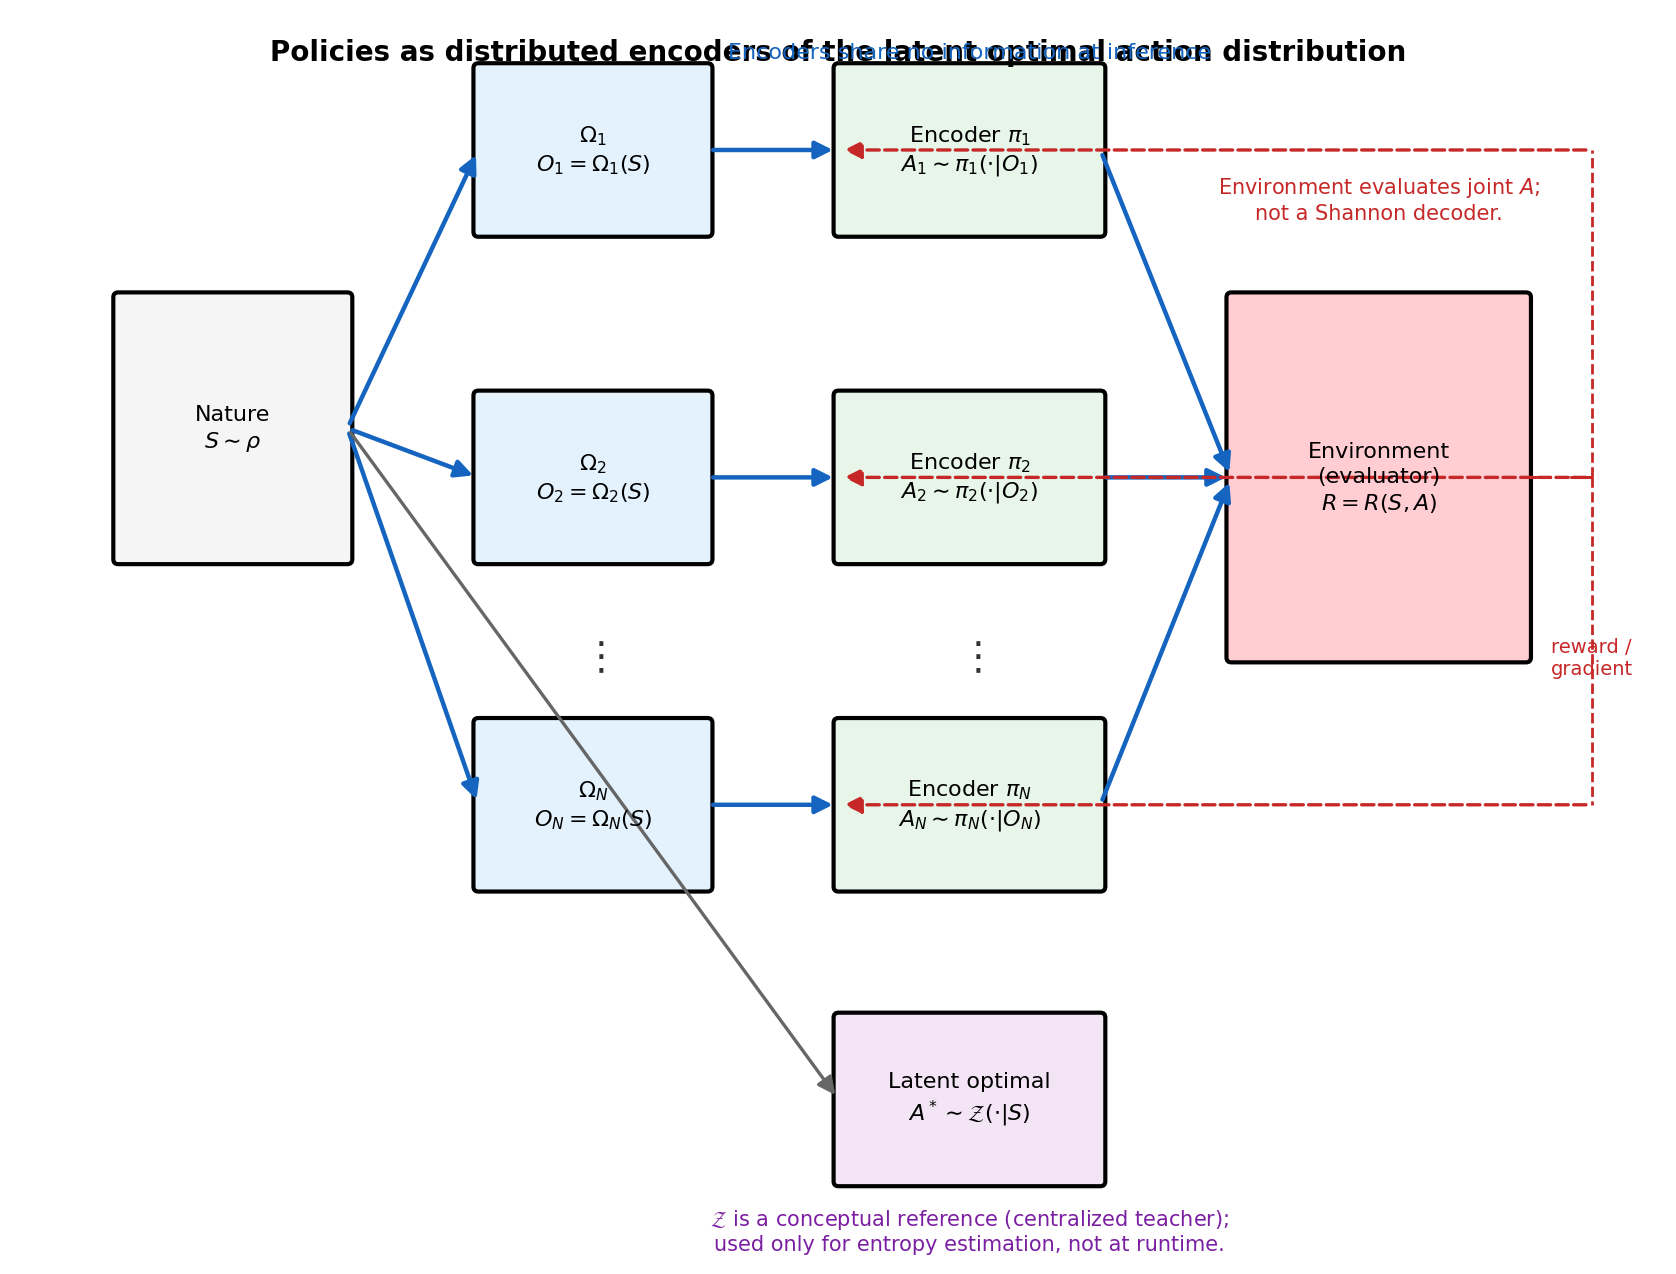

Write Python code to recreate this figure.
"""fig2_policy_encoder_pipeline.py

Block diagram: random-variable flow through the multi-agent system.
Highlights that the environment is an evaluator, not a Shannon decoder.
"""

import sys
sys.path.insert(0, "/Users/rwalters/GitHub/sphere/docs/templates")

from patent_figures import PatentFigure

fig = PatentFigure(
    "Policies as distributed encoders of the latent optimal action distribution",
    width=11, height=6.5, palette="color",
)

# State / nature
state = fig.block(6, 42, 14, 16,
                  "Nature\n" r"$S \sim \rho$",
                  fill="neutral")

# Observation functions (split into per-agent slices)
obs1 = fig.block(28, 62, 14, 10,
                 r"$\Omega_1$" "\n" r"$O_1 = \Omega_1(S)$",
                 fill="signal")
obs2 = fig.block(28, 42, 14, 10,
                 r"$\Omega_2$" "\n" r"$O_2 = \Omega_2(S)$",
                 fill="signal")
obs3 = fig.block(28, 22, 14, 10,
                 r"$\Omega_N$" "\n" r"$O_N = \Omega_N(S)$",
                 fill="signal")
fig.text(35, 36, r"$\vdots$", fontsize=14)

# Policies / encoders
pol1 = fig.block(50, 62, 16, 10,
                 r"Encoder $\pi_1$" "\n" r"$A_1 \sim \pi_1(\cdot|O_1)$",
                 fill="digital")
pol2 = fig.block(50, 42, 16, 10,
                 r"Encoder $\pi_2$" "\n" r"$A_2 \sim \pi_2(\cdot|O_2)$",
                 fill="digital")
pol3 = fig.block(50, 22, 16, 10,
                 r"Encoder $\pi_N$" "\n" r"$A_N \sim \pi_N(\cdot|O_N)$",
                 fill="digital")
fig.text(58, 36, r"$\vdots$", fontsize=14)

# Environment as evaluator
env = fig.block(74, 36, 18, 22,
                "Environment\n(evaluator)\n" r"$R = R(S, A)$",
                fill="alert")

# Latent optimal distribution (off to the side, dashed connection)
opt = fig.block(50, 4, 16, 10,
                "Latent optimal\n" r"$A^* \sim \mathcal{Z}(\cdot|S)$",
                fill="control")

# Arrows: nature -> observation functions
fig.arrow(state, obs1, style="data")
fig.arrow(state, obs2, style="data")
fig.arrow(state, obs3, style="data")

# Observation -> policy
fig.arrow(obs1, pol1, style="data")
fig.arrow(obs2, pol2, style="data")
fig.arrow(obs3, pol3, style="data")

# Policy -> environment (joint action)
fig.arrow(pol1, env, style="data")
fig.arrow(pol2, env, style="data")
fig.arrow(pol3, env, style="data")

# Environment -> learning signal (routed around / below to policies)
# Use route_right_down_left for each: feedback path
fig.route_right_down_left(env, pol1, style="cal", x_offset=4)
fig.route_right_down_left(env, pol2, style="cal", x_offset=4)
fig.route_right_down_left(env, pol3, style="cal", x_offset=4)

# Label one of the feedback arrows
fig.text(96, 36, "reward /\ngradient", fontsize=7, color="#C62828")

# State -> latent optimal (reference, dashed via "clock" style)
fig.arrow(state, opt, style="clock")

# Annotation: encoders share no information at inference (lower than title)
fig.text(58, 73,
         "Encoders share no information at inference",
         fontsize=8, color="#1565C0")

# Annotation: environment is evaluator
fig.text(83, 64,
         "Environment evaluates joint $A$;\n"
         "not a Shannon decoder.",
         fontsize=7.5, color="#C62828", ha="center")

# Annotation: latent optimal is a reference
fig.text(58, 1,
         r"$\mathcal{Z}$ is a conceptual reference (centralized teacher);"
         "\nused only for entropy estimation, not at runtime.",
         fontsize=7.5, color="#7B1FA2", ha="center")

fig.save("fig2_policy_encoder_pipeline.pdf")
fig.save("fig2_policy_encoder_pipeline.png")
print("Saved fig2_policy_encoder_pipeline.{pdf,png}")
